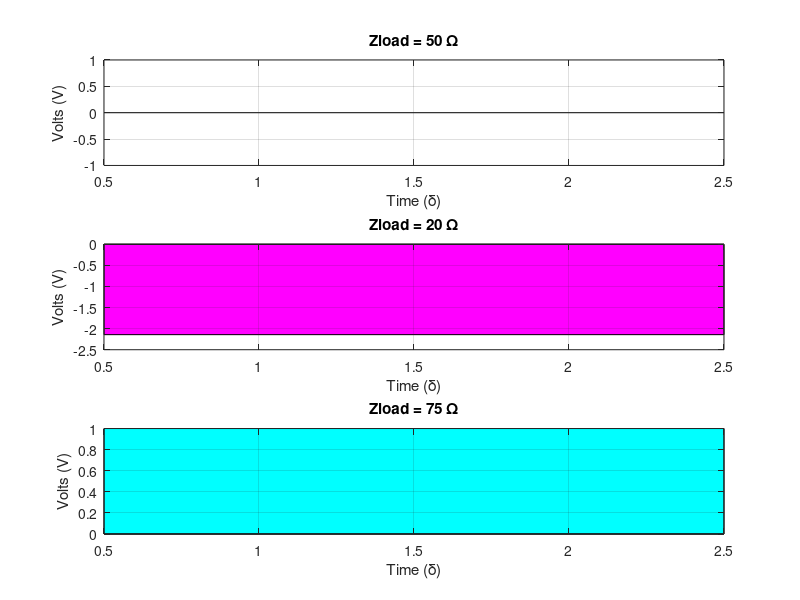
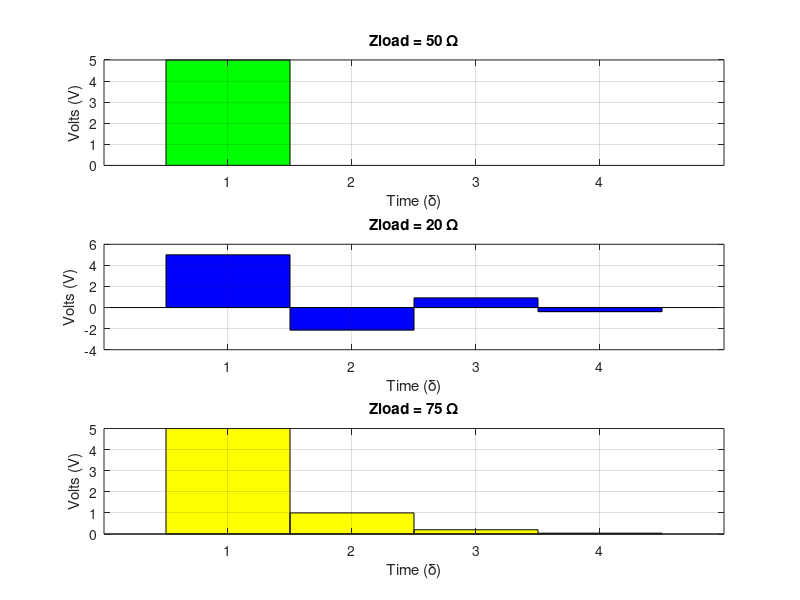

These figures' MATLAB source, in order:
% Fast Transient Sensors - Coursework 2
% Devon Kerai (B128203)
% Due 17th March 2015

% Question 5
% Pre requisites
clc
clear

% Variables
u0 = 4*pi*10^-7; % Free space permeability
e0 = 8.85*10^-12; % Free space permittivity
Z0 = 50; % 50 Ohms
V = 5; % 5V
Zload1 = 50; % 50 Ohms
Zload2 = 20; % 20 Ohms
Zload3 = 75; % 75 Ohms

% Part A
% i)
Pload1 = (Zload1-Z0)/(Zload1+Z0); % 0
V1att2 = V*Pload1; % 0V

% ii)
Pload2 = (Zload2-Z0)/(Zload2+Z0); % -0.4286
V2att2 = V*Pload2; % 2.14V

% iii)
Pload3 = (Zload3-Z0)/(Zload3+Z0); % 0.2
V3att2 = V*Pload3; % 1V

% Plot Graphs
figure
subplot(3,1,1)
bar(3/2, V1att2, 1, 'y')
grid on
title('Zload = 50 \Omega')
ylabel('Volts (V)')
xlabel('Time (\delta)')
subplot(3,1,2)
bar(3/2, V2att2, 1, 'm')
grid on
title('Zload = 20 \Omega')
ylabel('Volts (V)')
xlabel('Time (\delta)')
subplot(3,1,3)
bar(3/2, V3att2, 1, 'c')
grid on
title('Zload = 75 \Omega')
ylabel('Volts (V)')
xlabel('Time (\delta)')

% Part B
% i)
Pload1 = (Zload1-Z0)/(Zload1+Z0); % 0
V1a = V; % 5V - from 0 -> delta
V1b = V1a*Pload1; % 0V - from delta -> 2delta
V1c = V1b*Pload1; % 0V - from 2delta -> 3delta
V1d = V1c*Pload1; % 0V - from 3delta -> 4delta
V1 = [V1a, V1b, V1c, V1d];

% ii)
Pload2 = (Zload2-Z0)/(Zload2+Z0); % -0.4286
V2a = V; % 5V - from 0 -> delta
V2b = V2a*Pload2; % 2.14V - from delta -> 2delta
V2c = V2b*Pload2; % 0.9184V - from 2delta -> 3delta
V2d = V2c*Pload2; % 0.3936V - from 3delta -> 4delta
V2 = [V2a, V2b, V2c, V2d];

% iii)
Pload3 = (Zload3-Z0)/(Zload3+Z0); % 0.2
V3a = V; % 5V - from 0 -> delta
V3b = V3a*Pload3; % 1V - from delta -> 2delta
V3c = V3b*Pload3; % 0.2V - from 2delta -> 3delta
V3d = V3c*Pload3; % 0.04V - from 3delta -> 4delta
V3 = [V3a, V3b, V3c, V3d];

% Plot graph
figure
subplot(3,1,1)
bar(V1, 1, 'g')
grid on
title('Zload = 50 \Omega')
ylabel('Volts (V)')
xlabel('Time (\delta)')
subplot(3,1,2)
bar(V2, 1, 'b')
grid on
title('Zload = 20 \Omega')
ylabel('Volts (V)')
xlabel('Time (\delta)')
subplot(3,1,3)
bar(V3, 1, 'y')
grid on
title('Zload = 75 \Omega')
ylabel('Volts (V)')
xlabel('Time (\delta)')
